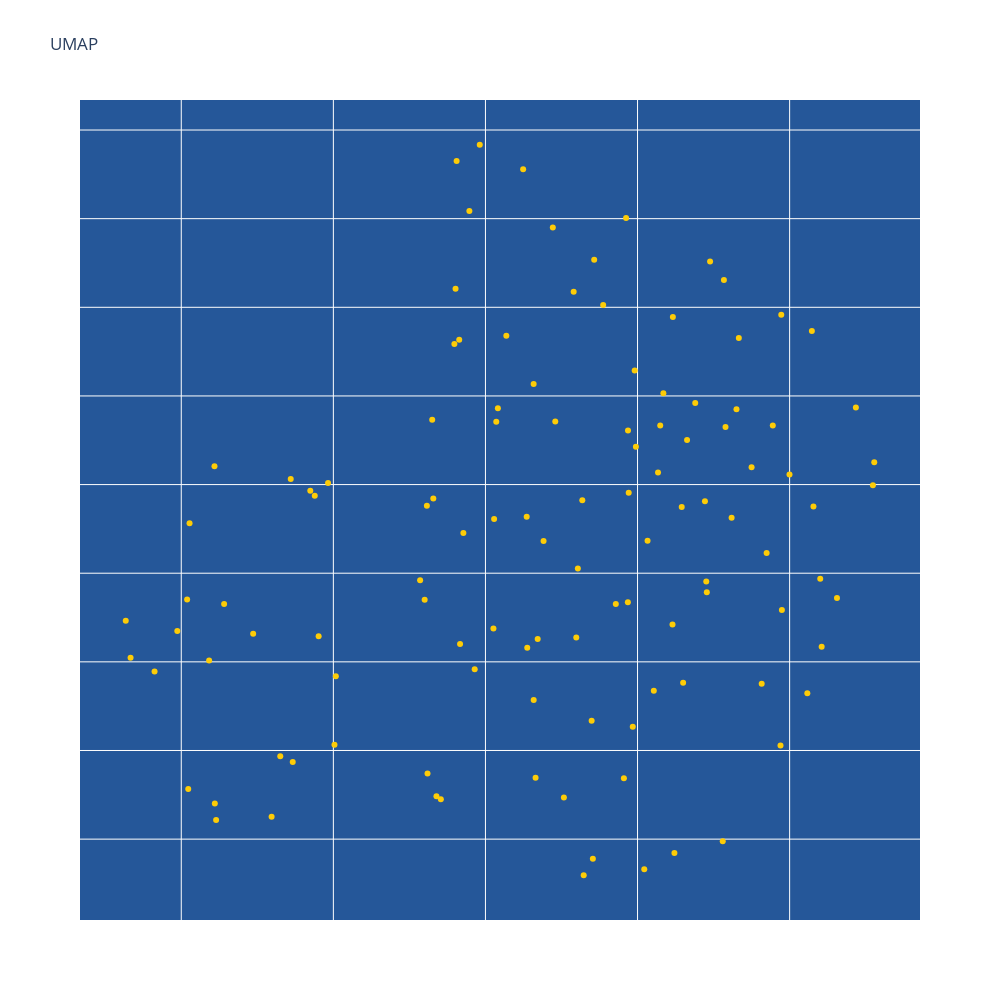

Write notebook code for a chart like this one.
### Markdown cell above
# Uniform Manifold Approximation and Projection (UMAP)
UMAP is a non-linear dimensionality reduction technique that has more power than PCA.

### Code cell
# Set up UMAP
umap_embeddings = UMAP().fit_transform(feature_matrix) # UMAP is running on the raw data

# Run 2D UMAP plot
# Here, we can manually subset faculty and then rerun the UMAP. This gives us more power to "zoom in". Later, can make this process more automated.
umap_embeddings_df = pd.DataFrame(umap_embeddings, columns=["V1", "V2"])
umap_embeddings_df['Faculty_Full_Name'] = raw_data['Faculty_Full_Name']
umap_embeddings_df = umap_embeddings_df.merge(top_mesh_terms_df, on='Faculty_Full_Name', how='left')
fig = px.scatter(umap_embeddings_df, x="V1", y="V2", title="UMAP", hover_name="Faculty_Full_Name",
                 hover_data={"V1": False, "V2": False,
                             'Top_Mesh_Terms': True},
                 width=1000, height=1000, color_discrete_sequence=['#fecc07'])
fig_show(fig)

### Figure 1 — Plotly figure (JSON) as saved in the notebook; plotly's stock layout.template omitted (floating-point values rounded to 4 significant figures; data arrays with more than 128 entries replaced by an {"elided": "..."} marker saying what was removed)
{"data": [{"customdata": {"elided": "114 rows, 495 str values in total"}, "hovertemplate": "<b>%{hovertext}</b><br><br>Top_Mesh_Terms=%{customdata[0]}<extra></extra>", "hovertext": ["Allison, Steven", "Arora, Kavita", "Atwood, Scott", "Azizi, Emanuel", "Baker, Nicholas", "Bardwell, Lee", "Blumberg, Bruce", "Blurton-Jones, Mathew", "Bracken, Matthew", "Briscoe, Adriana", "Burley, Nancy", "Busciglio, Jorge", "Cahill, Larry", "Cho, Ken", "Chrastil, Elizabeth", "Cinquin, Olivier", "Cocco, Melanie", "Cohen-Cory, Susana", "Connor, Kwasi", "Cramer, Karina", "Daley, Monica", "Donovan, Peter", "Drayman, Nir", "Edinger, Aimee", "Emerson, J.J.", "Eom, Dae Seok", "Faiola, Celia", "Fortin, Norbert", "Fowler, Christie", "Frank, Steven", "Frostig, Ron", "Fruman, David", "Gaut, Brandon", "German, Donovan", "Gershon, Paul", "Glabe, Charles", "Gonen, Shane", "Goulding, Celia", "Green, Kim", "Green, Michael", "Grill, Joshua", "Gross, Steven", "Halbrook, Christopher", "Hammer, Tobin", "Hu, Yilin", "Hughes, Christopher", "Huxman, Travis", "Inlay, Matthew", "James, Anthony", "Kawas, Claudia", "Kim, Seungsoo", "Kong, Mei", "Konieczny, Piotr", "Kvon, Evgeny", "LaFerla, Frank", "Lamb, Joleah", "Lander, Arthur", "Lane, Thomas", "Lara-Gonzalez, Pablo", "Lee, Grace", "Lodoen, Melissa", "Long, Anthony", "Luo, Ray", "Lur, Gyorgy", "Lutterschmidt, Deborah", "MacGregor, Grant", "Mahler, Stephen", "Martinez, Christopher", "Martiny, Adam", "Martiny, Jennifer", "McHenry, Matthew", "McNaughton, Bruce", "McNulty, Reginald", "Metherate, Raju", "Mooney, Kailen", "Morehouse, Benjamin", "Morrissette, Naomi", "Mortazavi, Ali", "Nicholas, Dequina", "Nie, Qing", "Parsons, Michael", "Pizzagalli, Diego", "Plikus, Maksim", "Ranz, Jose", "Razorenova, Olga", "Rebolleda-Gomez, Maria", "Ribbe, Markus", "Rodriguez Verdugo, Alejandra", "Schechtman-Drayman, Eitan", "Schilling, Thomas", "Shi, Xiaoyu", "Sorte, Cascade", "Stark, Craig", "Striedter, Georg", "Suetterlin, Christine", "Sumikawa, Katumi", "Sun, Sha", "Swarup, Vivek", "Symons, Celia", "Tenner, Andrea", "Thompson-Peer, Katherine", "Thompson, Leslie", "Thornton, Kevin", "Tinoco, Roberto", "Treseder, Kathleen", "Tsai, Shiou-Chuan", "Walsh, Craig", "Wang, Wenqi", "Warrior, Rahul", "Whiteson, Katrine", "Wiles, Travis", "Wood, Marcelo", "Xue, Katherine", "Yassa, Michael"], "legendgroup": "", "marker": {"color": "#fecc07", "symbol": "circle"}, "mode": "markers", "name": "", "orientation": "v", "showlegend": false, "type": "scatter", "x": [4.221, 6.343, 6.071, 4.848, 6.637, 6.317, 7.149, 8.556, 3.824, 6.774, 7.452, 7.816, 6.646, 7.379, 6.706, 6.317, 6.33, 7.107, 5.855, 6.969, 4.878, 8.157, 7.066, 6.857, 6.271, 5.963, 4.903, 5.833, 5.678, 4.733, 6.698, 6.459, 5.016, 5.615, 7.578, 7.456, 6.715, 6.942, 8.201, 6.516, 7.94, 7.618, 5.803, 6.58, 5.57, 6.137, 3.974, 6.057, 6.597, 7.56, 6.382, 5.827, 7.232, 6.937, 8.116, 4.282, 7.666, 8.146, 7.135, 5.657, 7.999, 6.608, 5.65, 7.23, 4.038, 8.211, 6.052, 4.72, 4.183, 4.229, 4.965, 7.3, 6.936, 5.707, 5.007, 7.326, 7.75, 7.949, 7.291, 7.568, 5.894, 7.443, 7.477, 4.218, 7.65, 4.594, 5.6, 4.473, 6.91, 5.81, 7.889, 3.667, 7.242, 4.651, 6.981, 5.619, 5.796, 7.849, 3.635, 8.311, 6.989, 8.548, 4.054, 7.17, 4.046, 7.945, 8.435, 6.082, 6.275, 6.925, 6.248, 5.929, 6.443, 7.044], "xaxis": "x", "y": [11.2, 12.13, 13.36, 12.97, 12.91, 11.79, 13.33, 13.13, 11.95, 14.01, 12.45, 11.88, 10.8, 13.46, 10.89, 13.57, 11.35, 11.84, 12.73, 11.63, 12.94, 12.88, 12.68, 12.33, 12.82, 14.92, 12.14, 12.1, 11.24, 11.43, 11.67, 13.36, 11.92, 12.88, 13.32, 12.39, 14.27, 12.95, 12.47, 11.23, 11.53, 12.81, 14.11, 14.09, 12.46, 13.84, 12.17, 12.81, 12.14, 10.99, 12.68, 13.82, 13.94, 13.3, 11.82, 12.33, 13.83, 13.87, 13.07, 12.92, 13.06, 12.53, 13.37, 12.21, 12.35, 12.09, 12.19, 13.03, 12.01, 11.11, 13.01, 11.88, 12.34, 11.23, 11.53, 13.25, 13.1, 12.29, 12.87, 14.15, 14.54, 12.91, 14.26, 13.1, 13.42, 11.13, 12.35, 12.16, 11.34, 14.82, 13.33, 12.02, 10.92, 11.47, 13.64, 11.37, 13.79, 12.61, 12.23, 12.36, 13.21, 13.0, 12.78, 13.51, 11.28, 13.96, 13.44, 13.43, 12.08, 14.5, 14.78, 11.96, 14.45, 10.83], "yaxis": "y"}], "layout": {"height": 1000, "legend": {"tracegroupgap": 0}, "plot_bgcolor": "#255799", "title": {"text": "UMAP"}, "width": 1000, "xaxis": {"anchor": "y", "domain": [0, 1], "showticklabels": false, "title": {"text": ""}}, "yaxis": {"anchor": "x", "domain": [0, 1], "showticklabels": false, "title": {"text": ""}}}}
